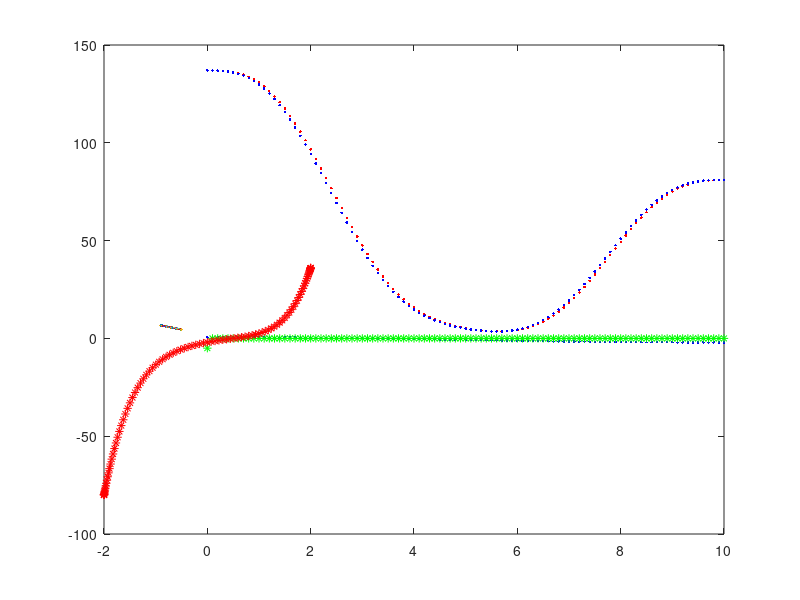

This figure's MATLAB source:
% This script is just to see if we can do anything
% with the theta issue
Xinitial=-0.9;
Xfinal=-0.5;

X=Xinitial:.050:Xinitial;
nthPolynomial=[-3.15 -5.16 2]
Y=-3.15*(X.^2)-5.16*(X)+2;


tf=10
% Ok so we have this curve in space we want to fix
% an axis on it at each point
Xt=Xinitial;
Yt=Xinitial;
for t=0:0.1:tf
    
        P1=[Xt,Yt];
        rt=(10*((t/(tf))^3))-(15*((t/(tf))^4))+(6*((t/(tf))^5));
        rtdot =(30*t^2)/(tf)^3 - (60*t^3)/(tf)^4 + (30*t^4)/(tf)^5;
       
        Xt=rt*(Xfinal-Xinitial)+Xinitial;
        Xdot=rtdot*(Xfinal-Xinitial);
        Xddot=rtdot*(Xfinal-Xinitial);
        Yt=polyval(nthPolynomial,Xt);
        Ydot=polyval(polyder(nthPolynomial),Xt)*Xdot;
        theta=polyval(polyder(nthPolynomial),Xt)
        %plot(Xt,Yt)
        %hold on
        pause(0.05)
        P2=[Xt,Yt];
        Slope=(P2(2)-P1(2))/(P2(1)-P1(1));
        
        D1=P2-P1
        Dx=[1;0]
        Slope2=(D1(2)-Dx(2))/(D1(1)-Dx(1));
        plot(t,Slope,'r')
        hold on
        plot(t,theta,'b')
        plot(t,Slope2,'g*')
end
P2=[1,0];P1=[2,0]
        D1=P2-P1
        Dx=[1 0]
        Slope2=(D1(2)-Dx(2))/(D1(1)-Dx(1));

% Concl 1 slope and theta are the same
% Concl 2 we need to find theta with respect to
% some reference the x axis for instance


%% Do it with a straight line
Xinitial=-0.9;
Xfinal=-0.5;

X=Xinitial:.050:Xinitial;
nthPolynomial=[-5.16 2]


Xt=Xinitial;
Yt=Xinitial;
for t=0:0.1:tf
    
        P1=[Xt,Yt];
        rt=(10*((t/(tf))^3))-(15*((t/(tf))^4))+(6*((t/(tf))^5));
        rtdot =(30*t^2)/(tf)^3 - (60*t^3)/(tf)^4 + (30*t^4)/(tf)^5;
       
        Xt=rt*(Xfinal-Xinitial)+Xinitial;
        Xdot=rtdot*(Xfinal-Xinitial);
        Xddot=rtdot*(Xfinal-Xinitial);
        Yt=polyval(nthPolynomial,Xt);
        Ydot=polyval(polyder(nthPolynomial),Xt)*Xdot;
        theta=polyval(polyder(nthPolynomial),Xt)
        plot(Xt,Yt)
        hold on
        pause(0.05)
        P2=[Xt,Yt];
        Slope=(P2(2)-P1(2))/(P2(1)-P1(1));
        
        D1=P2-P1
        Dx=[1;0]
        Slope2=(D1(2)-Dx(2))/(D1(1)-Dx(1));
%         plot(t,Slope,'r')
%         hold on
%         plot(t,theta,'b')
%         plot(t,Slope2,'g*')
end


%%

clear all,clc

nthPolynomial=[1 -0.5 2 -3 5 -2]
Xinitial=-2
Xfinal=2
tf=10
Xt=Xinitial;
Yt=4;
for t=0:0.1:tf
    
        P1=[Xt,Yt];
        rt=(10*((t/(tf))^3))-(15*((t/(tf))^4))+(6*((t/(tf))^5));
        rtdot =(30*t^2)/(tf)^3 - (60*t^3)/(tf)^4 + (30*t^4)/(tf)^5;
       
        Xt=rt*(Xfinal-Xinitial)+Xinitial;
        Xdot=rtdot*(Xfinal-Xinitial);
        Xddot=rtdot*(Xfinal-Xinitial);
        Yt=polyval(nthPolynomial,Xt);
        Ydot=polyval(polyder(nthPolynomial),Xt)*Xdot;
        theta=polyval(polyder(nthPolynomial),Xt)
        plot(Xt,Yt,'r*')
        hold on
        pause(0.05)
        P2=[Xt,Yt];
        Slope=(P2(2)-P1(2))/(P2(1)-P1(1));
        
        D1=P2-P1
        Dx=[1;0]
        Slope2=(D1(2)-Dx(2))/(D1(1)-Dx(1));
         plot(t,Slope,'r')
         hold on
        plot(t,theta,'b')
         
end